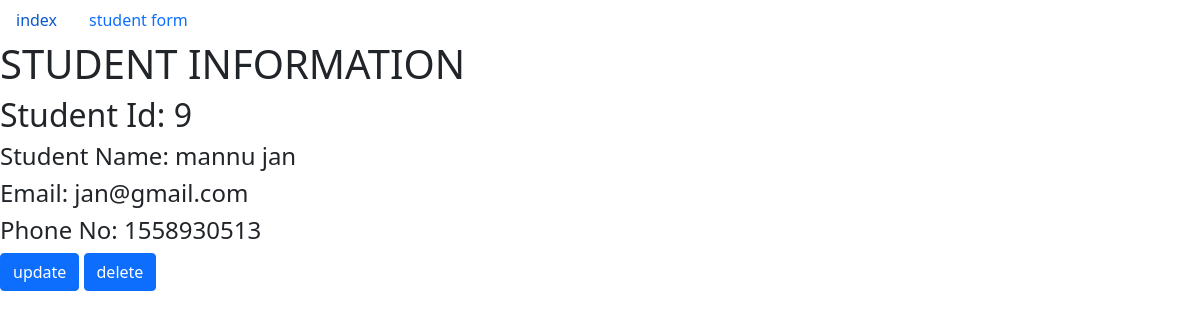
Screenshot of /student_info/9/ with the database file from the repository.
### fst_app/models.py (models this page shows, shortened)
class stu_form(models.Model):
    fname=models.CharField(max_length=100)
    lname=models.CharField(max_length=100)
    email=models.EmailField()
    phnne=models.IntegerField()

### fst_app/views.py (the view)
# urls.py: path('student_info/<int:student_id>/',views.stuinfo,name='stuinfo'),
def stuinfo(request,student_id):
    stuinfo=stu_form.objects.get(pk=student_id)
    diction={'start':stuinfo}
    return render(request,'fst_app/stu_info.html',context=diction)

### templates/fst_app/stu_info.html
{% extends 'fst_app/base.html' %}
{% block body %}
<h1> STUDENT INFORMATION</h1>
<h2> Student Id: {{start.id}}</h2>
<h4>Student Name: {{start.fname}} {{start.lname}} </h4>
<h4>Email: {{start.email}}</h4>
<h4>Phone No: {{start.phnne}}</h4>
<a href=" {% url 'fst_app:stuup' student_id=start.id %}" class="btn btn-primary">update</a>
<a href=" {% url 'fst_app:studlt' student_id=start.id %}" class="btn btn-primary">delete</a>
{% endblock %}

### rows the page displays
stu_form: id "9", fname "mannu", lname "jan", email "jan@gmail.com", phnne "1558930513"
